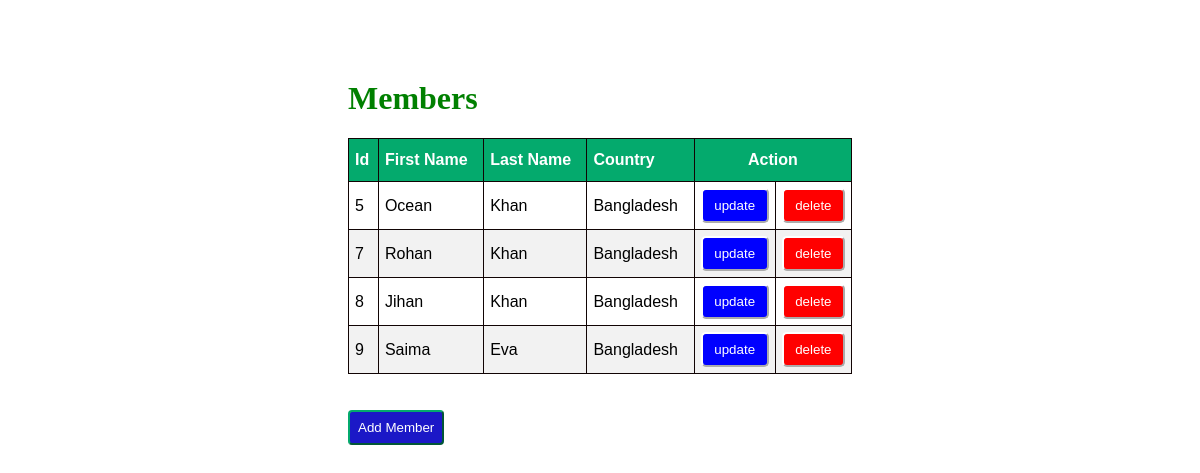
The page / on the database its author committed.
### newapp/models.py (models this page shows)
class Member(models.Model):
    firstname=models.CharField(max_length=100)
    lastname=models.CharField(max_length=100)
    country=models.CharField(max_length=100)

### newapp/views.py (the view)
# urls.py: path('',views.index,name="index"),
def index(request):
    mem=Member.objects.all()
    return render(request,'index.html',{'mem':mem})

### newapp/templates/index.html (shortened to what this page needs)
<!DOCTYPE html>
<html lang="en">
<head>
</head>
{% load static %}
<link rel="stylesheet" href="{% static 'style.css' %}">
<body>
    <div class="container">
        <h1>Members</h1>
        <table id="customers" border="1">
            <thead>
                <th>Id</th>
                <th>First Name</th>
                <th>Last Name</th>
                <th>Country</th>
                <th colspan="2" id="mid">Action</th>
            </thead>
            {% for x in mem %}
            <tr>
                <td>{{x.id}}</td>
                <td>{{x.firstname}}</td>
                <td>{{x.lastname}}</td>
                <td>{{x.country}}</td>
                <td>
                    <a href="update/{{x.id}}"><button id="up">update</button></a>
                </td>
                <td>
                    <a href="delete/{{x.id}}"><button id="del">delete</button></a>
                </td>
            </tr>
            {% endfor %}
        </table>
        <br><br>
        <a href="{% url 'add' %}"><button id="new3">Add Member</button></a>
    </div>
</body>
</html>

### newapp/static/style.css (style rules this page uses)
.container { margin: 80px 240px 60px 240px; padding: 0px 100px 100px 100px; }
#customers { font-family: Arial, Helvetica, sans-serif; border-collapse: collapse; width: 100%; }
#customers td, #customers th { border: 1px solid rgb(17, 4, 4); padding: 6px; }
#customers tr:nth-child(even) { background-color: #f2f2f2; }
#customers th { padding-top: 12px; padding-bottom: 12px; text-align: left; background-color: #04AA6D; color: white; }
#customers #mid { text-align: center; }
#customers #up { background-color: blue; border-color: white; border-radius: 5px; padding: 8px; color: white; }
#customers #del { background-color: red; border-color: white; border-radius: 5px; padding: 8px; color: white; }
#customers button { width: 100%; }
h1 { color: green; }
.container #new3 { padding: 8px; background-color: rgb(27, 24, 199); color: white; border-radius: 4px; border-color: #04AA6D; }

### rows shown on the page
Member: id "5", firstname "Ocean", lastname "Khan", country "Bangladesh"
Member: id "7", firstname "Rohan", lastname "Khan", country "Bangladesh"
Member: id "8", firstname "Jihan", lastname "Khan", country "Bangladesh"
Member: id "9", firstname "Saima", lastname "Eva", country "Bangladesh"
